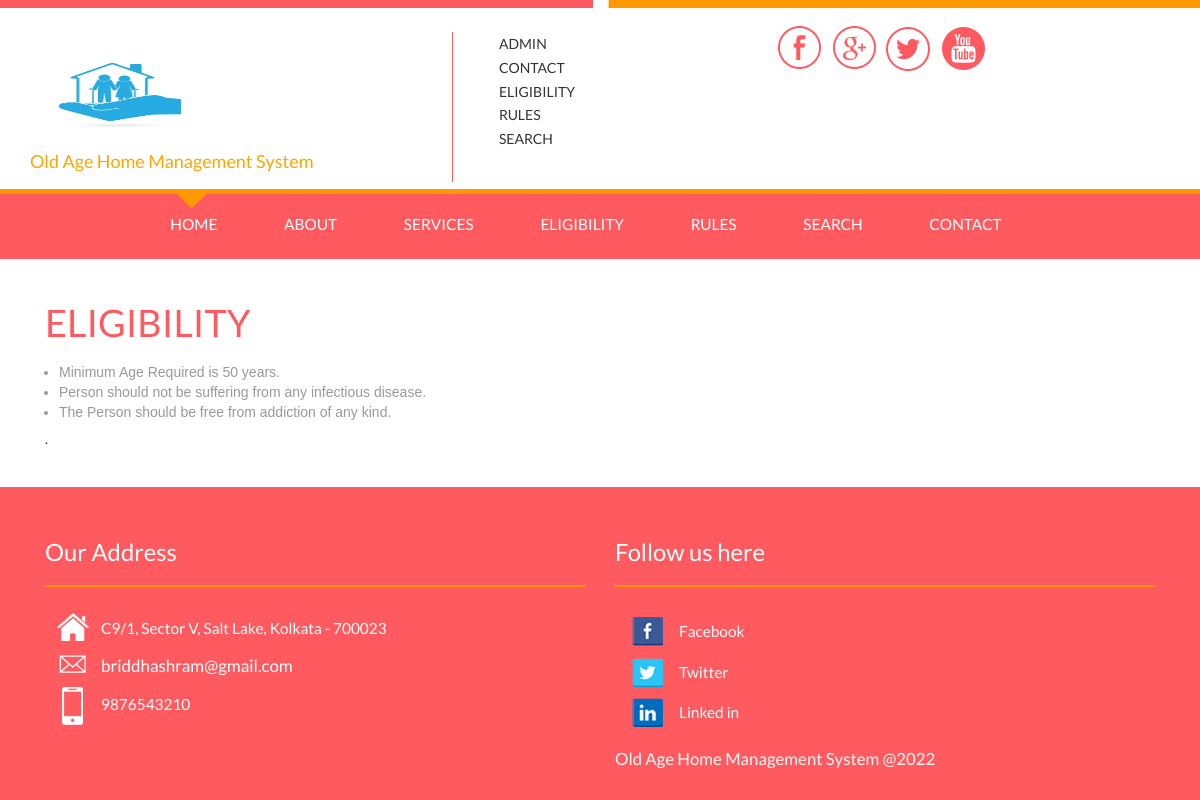
The app's page /eligibility.php with its own data.
### tables this page shows
CREATE TABLE `tblpage` (
  `ID` int(10) NOT NULL,
  `PageType` varchar(200) DEFAULT NULL,
  `PageTitle` mediumtext DEFAULT NULL,
  `PageDescription` mediumtext DEFAULT NULL,
  `Email` varchar(200) DEFAULT NULL,
  `MobileNumber` bigint(10) DEFAULT NULL,
  `UpdationDate` date DEFAULT NULL,
  `Timing` varchar(200) NOT NULL
);

### eligibility.php (the view, shortened to what this page needs)
<?php
include('includes/config.php');
  ?>
<!DOCTYPE HTML>
<html>
<head>
<link href="css/bootstrap.css" rel='stylesheet' type='text/css' />
<link href="css/style.css" rel='stylesheet' type='text/css' />
<link rel="stylesheet" type="text/css" href="css/component.css" />
</head>
<body>
<?php include_once('includes/header.php');?>
	</div>
	 <div class="gallery-section">
		 	<div class="container">
		 			<div class="letest-section">
	 			<div class="container">
	 				<?php
$ret=mysqli_query($con,"select * from tblpage where PageType='eligibility' ");
while ($row=mysqli_fetch_array($ret)) {
?>
	 				<h3><?php  echo $row['PageTitle'];?></h3>
	 				<p><?php  echo $row['PageDescription'];?>.</p><?php } ?>
    </div>
 </div>
			</div>
		</div>
	<?php include_once('includes/footer.php');?>
</body>
</html>

### includes/footer.php (shortened to what this page needs)
<div class= "footer">
         <div class="container">
            <div class="col-md-6 footer-grid footer-grid1">
                    <div class="Office Address">
                        <h4>Our Address</h4>
                       <ul class="bottom-icons">
                        <?php
$ret=mysqli_query($con,"select * from tblpage where PageType='contactus' ");
while ($row=mysqli_fetch_array($ret)) {
?>
                            <li><a class="home" href="#"><span> </span></a><?php  echo $row['PageDescription'];?></li>
                            <li><a class="mail" href="mailto:info@example.com"><span> </span><?php  echo $row['Email'];?></a></li>
                            <li><a class="mbl" href="#"><span> </span></a><?php  echo $row['MobileNumber'];?></li>
                            <div class="clearfix"> </div><?php } ?>
                        </ul>
                     </div>
                </div>
                <div class="col-md-6 footer-grid footer-grid3">
                    <div class=" Follow us here">
                    <h4> Follow us here</h4>
                        <ul class="bottom-icons two">
                            <li><a class="fbook" href="#"><span> </span></a>Facebook</li>
                            <li><a class="twt" href="#"><span> </span></a>Twitter</li>
                            <li><a class="iin" href="#"><span> </span></a>Linked in</li>
                        </ul>
                    </div>
                    <div class="copy-center">
                            <p>Old Age Home Management System @2022</p>
                        </div>
                    </div>
                    <div class="clearfix"> </div>
                </div>
            </div>

### css/style.css (style rules this page uses)
body { background: #fff; font-family: 'Lato', sans-serif; }
.letest-section { padding:2em 0 2em 0; }
.letest-section h3 { color: #ff5a5f; font-size: 2.5em; margin: 0em 1em 1.5em 0.7em; font-family: 'Lato', sans-serif; font-weight: 400; text-transform: uppercase; }
.service-section h3,.works h3,.gallery-section h3 { margin: 0 0 0.5em; font-size: 2.7em; color: #ff5a5f; text-transform: uppercase; text-align: left; }
.gallery-section h3 { padding-top: 0.4em; }
.footer { background: #ff5a5f; padding: 2em 0; }
.footer p { color:#FDFBF9; font-size:1.2em; text-decoration: none; font-weight:400; margin: 0; line-height: 1.9em; }
.footer-grid h4 { color: #fff; font-size: 1.7em; text-decoration: none; font-weight: 400; margin: 1em 0; border-bottom: 2px solid #ff9901; padding: 0px 0 20px 0; }
ul.bottom-icons,ul.bottom-icons.two { padding: 0; }
ul.bottom-icons li,ul.bottom-icons.two li { display: block; margin-left:0px; list-style: none; }
ul.bottom-icons.two li a span { width:32px; height:32px; display: inline-block; background: url('../images/footer.png') no-repeat; vertical-align: middle; -webkit-transition: all 0.3s ease; -moz-transition: all 0.3s ease; -o-transition: all 0.3s ease; transition: all 0.3s ease; margin: 0 16px; }
ul.bottom-icons li a span { width:32px; height:38px; display: inline-block; background: url('../images/icons.png') no-repeat; vertical-align: middle; -webkit-transition: all 0.3s ease; -moz-transition: all 0.3s ease; -o-transition: all 0.3s ease; transition: all 0.3s ease; margin: 0 12px; }
ul.bottom-icons li a.home span { background-position: 0px -119px; }
ul.bottom-icons li a.mail span { background-position: 0px -179px; }
ul.bottom-icons li a.mbl span { background-position: 0px -219px; }
ul.bottom-icons.two li a.fbook span { background-position: -0px -0px; }
ul.bottom-icons.two li a.twt span { background-position: -0px -32px; }
ul.bottom-icons.two li a.iin span { background-position: -0px -64px; }
.bottom-icons li a,.bottom-icons.two li a,.bottom-icons li,.bottom-icons.two li { font-weight: 400; font-size: 1.1em; text-decoration: none; color: #fff; transition: 0.5s all; -webkit-transition: 0.5s all; -moz-transition: 0.5s all; -o-transition: 0.5s all; }
.bottom-icons.two li a { line-height: 2.4em; }

### css/component.css (style rules this page uses)
.gallery-section { position: relative; }

### records on screen
tblpage: PageTitle "ELIGIBILITY", PageDescription "Minimum Age Required is 50 years. Person should not be suffering from any infectious disease. The Person should be free from addiction of any kind."
tblpage: PageDescription "C9/1, Sector V, Salt Lake, Kolkata - 700023", Email "briddhashram@gmail.com", MobileNumber "9876543210"
